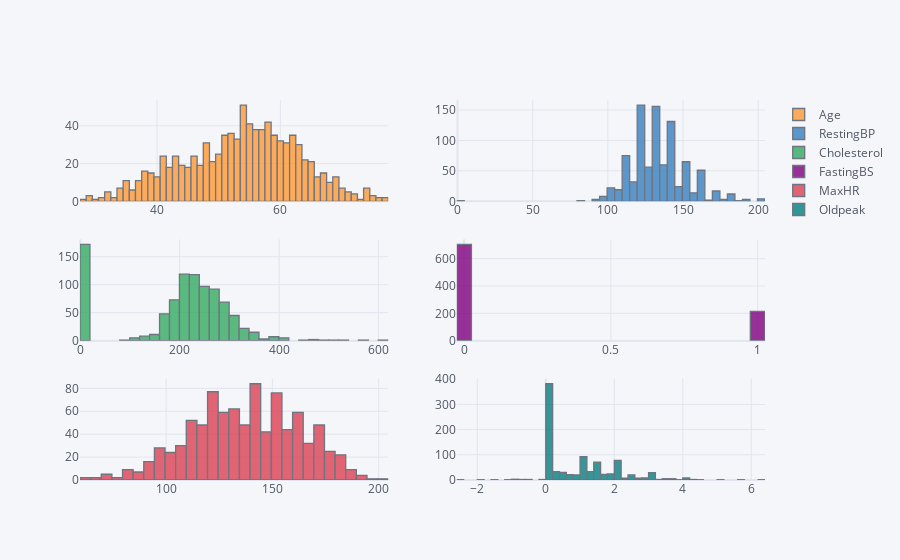

Notebook source saved alongside this figure:
### Code cell
import cufflinks as cf
import plotly.offline

num_att = df.drop(['HeartDisease'], axis=1).select_dtypes('number').columns
df[num_att].iplot(kind='histogram', subplots=True,bins=50)

### Figure 1 — Plotly figure (JSON) as saved in the notebook; plotly's stock layout.template omitted (floating-point values rounded to 4 significant figures; data arrays with more than 128 entries replaced by an {"elided": "..."} marker saying what was removed)
{"data": [{"histfunc": "count", "histnorm": "", "marker": {"color": "rgba(255, 153, 51, 1.0)", "line": {"color": "#4D5663", "width": 1.3}}, "name": "Age", "nbinsx": 50, "opacity": 0.8, "orientation": "v", "type": "histogram", "x": {"elided": "918 int values"}, "xaxis": "x", "yaxis": "y"}, {"histfunc": "count", "histnorm": "", "marker": {"color": "rgba(55, 128, 191, 1.0)", "line": {"color": "#4D5663", "width": 1.3}}, "name": "RestingBP", "nbinsx": 50, "opacity": 0.8, "orientation": "v", "type": "histogram", "x": {"elided": "918 int values"}, "xaxis": "x2", "yaxis": "y2"}, {"histfunc": "count", "histnorm": "", "marker": {"color": "rgba(50, 171, 96, 1.0)", "line": {"color": "#4D5663", "width": 1.3}}, "name": "Cholesterol", "nbinsx": 50, "opacity": 0.8, "orientation": "v", "type": "histogram", "x": {"elided": "918 int values"}, "xaxis": "x3", "yaxis": "y3"}, {"histfunc": "count", "histnorm": "", "marker": {"color": "rgba(128, 0, 128, 1.0)", "line": {"color": "#4D5663", "width": 1.3}}, "name": "FastingBS", "nbinsx": 50, "opacity": 0.8, "orientation": "v", "type": "histogram", "x": {"elided": "918 int values"}, "xaxis": "x4", "yaxis": "y4"}, {"histfunc": "count", "histnorm": "", "marker": {"color": "rgba(219, 64, 82, 1.0)", "line": {"color": "#4D5663", "width": 1.3}}, "name": "MaxHR", "nbinsx": 50, "opacity": 0.8, "orientation": "v", "type": "histogram", "x": {"elided": "918 int values"}, "xaxis": "x5", "yaxis": "y5"}, {"histfunc": "count", "histnorm": "", "marker": {"color": "rgba(0, 128, 128, 1.0)", "line": {"color": "#4D5663", "width": 1.3}}, "name": "Oldpeak", "nbinsx": 50, "opacity": 0.8, "orientation": "v", "type": "histogram", "x": {"elided": "918 float values"}, "xaxis": "x6", "yaxis": "y6"}], "layout": {"barmode": "overlay", "legend": {"bgcolor": "#F5F6F9", "font": {"color": "#4D5663"}}, "paper_bgcolor": "#F5F6F9", "plot_bgcolor": "#F5F6F9", "title": {"font": {"color": "#4D5663"}}, "xaxis": {"anchor": "y", "domain": [0, 0.45], "gridcolor": "#E1E5ED", "showgrid": true, "tickfont": {"color": "#4D5663"}, "title": {"font": {"color": "#4D5663"}, "text": ""}, "zerolinecolor": "#E1E5ED"}, "xaxis2": {"anchor": "y2", "domain": [0.55, 1], "gridcolor": "#E1E5ED", "showgrid": true, "tickfont": {"color": "#4D5663"}, "title": {"font": {"color": "#4D5663"}, "text": ""}, "zerolinecolor": "#E1E5ED"}, "xaxis3": {"anchor": "y3", "domain": [0, 0.45], "gridcolor": "#E1E5ED", "showgrid": true, "tickfont": {"color": "#4D5663"}, "title": {"font": {"color": "#4D5663"}, "text": ""}, "zerolinecolor": "#E1E5ED"}, "xaxis4": {"anchor": "y4", "domain": [0.55, 1], "gridcolor": "#E1E5ED", "showgrid": true, "tickfont": {"color": "#4D5663"}, "title": {"font": {"color": "#4D5663"}, "text": ""}, "zerolinecolor": "#E1E5ED"}, "xaxis5": {"anchor": "y5", "domain": [0, 0.45], "gridcolor": "#E1E5ED", "showgrid": true, "tickfont": {"color": "#4D5663"}, "title": {"font": {"color": "#4D5663"}, "text": ""}, "zerolinecolor": "#E1E5ED"}, "xaxis6": {"anchor": "y6", "domain": [0.55, 1], "gridcolor": "#E1E5ED", "showgrid": true, "tickfont": {"color": "#4D5663"}, "title": {"font": {"color": "#4D5663"}, "text": ""}, "zerolinecolor": "#E1E5ED"}, "yaxis": {"anchor": "x", "domain": [0.7333, 1], "gridcolor": "#E1E5ED", "showgrid": true, "tickfont": {"color": "#4D5663"}, "title": {"font": {"color": "#4D5663"}, "text": ""}, "zerolinecolor": "#E1E5ED"}, "yaxis2": {"anchor": "x2", "domain": [0.7333, 1], "gridcolor": "#E1E5ED", "showgrid": true, "tickfont": {"color": "#4D5663"}, "title": {"font": {"color": "#4D5663"}, "text": ""}, "zerolinecolor": "#E1E5ED"}, "yaxis3": {"anchor": "x3", "domain": [0.3667, 0.6333], "gridcolor": "#E1E5ED", "showgrid": true, "tickfont": {"color": "#4D5663"}, "title": {"font": {"color": "#4D5663"}, "text": ""}, "zerolinecolor": "#E1E5ED"}, "yaxis4": {"anchor": "x4", "domain": [0.3667, 0.6333], "gridcolor": "#E1E5ED", "showgrid": true, "tickfont": {"color": "#4D5663"}, "title": {"font": {"color": "#4D5663"}, "text": ""}, "zerolinecolor": "#E1E5ED"}, "yaxis5": {"anchor": "x5", "domain": [0, 0.2667], "gridcolor": "#E1E5ED", "showgrid": true, "tickfont": {"color": "#4D5663"}, "title": {"font": {"color": "#4D5663"}, "text": ""}, "zerolinecolor": "#E1E5ED"}, "yaxis6": {"anchor": "x6", "domain": [0, 0.2667], "gridcolor": "#E1E5ED", "showgrid": true, "tickfont": {"color": "#4D5663"}, "title": {"font": {"color": "#4D5663"}, "text": ""}, "zerolinecolor": "#E1E5ED"}}}
